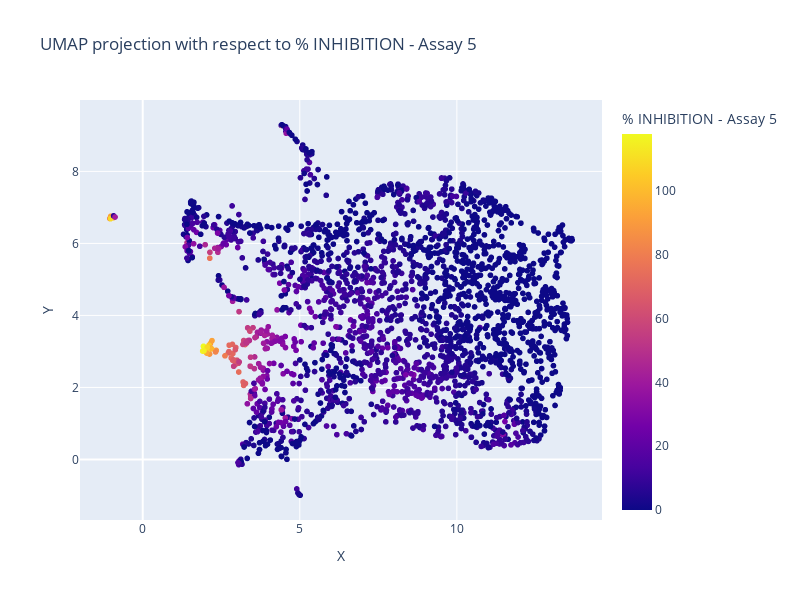

Here is the notebook cell this chart was saved with:
### Code cell
plot_projection_2d(projections, feature=FEATURE)

### Figure 1 — Plotly figure (JSON) as saved in the notebook; plotly's stock layout.template omitted (floating-point values rounded to 4 significant figures; data arrays with more than 128 entries replaced by an {"elided": "..."} marker saying what was removed)
{"data": [{"hovertemplate": "X=%{x}<br>Y=%{y}<br>Compound ID=%{text}<br>% INHIBITION - Assay 5=%{marker.color}<extra></extra>", "legendgroup": "", "marker": {"color": {"elided": "2456 float values"}, "coloraxis": "coloraxis", "symbol": "circle"}, "mode": "markers+text", "name": "", "showlegend": false, "text": {"elided": "2456 int values"}, "type": "scattergl", "x": {"elided": "2456 float values"}, "xaxis": "x", "y": {"elided": "2456 float values"}, "yaxis": "y"}], "layout": {"coloraxis": {"cmax": 118.0, "cmin": 0, "colorbar": {"title": {"text": "% INHIBITION - Assay 5"}}, "colorscale": [[0, "#0d0887"], [0.1111, "#46039f"], [0.2222, "#7201a8"], [0.3333, "#9c179e"], [0.4444, "#bd3786"], [0.5556, "#d8576b"], [0.6667, "#ed7953"], [0.7778, "#fb9f3a"], [0.8889, "#fdca26"], [1, "#f0f921"]]}, "height": 600, "legend": {"tracegroupgap": 0}, "title": {"text": "UMAP projection with respect to % INHIBITION - Assay 5"}, "width": 800, "xaxis": {"anchor": "y", "domain": [0, 1], "title": {"text": "X"}}, "yaxis": {"anchor": "x", "domain": [0, 1], "title": {"text": "Y"}}}}
